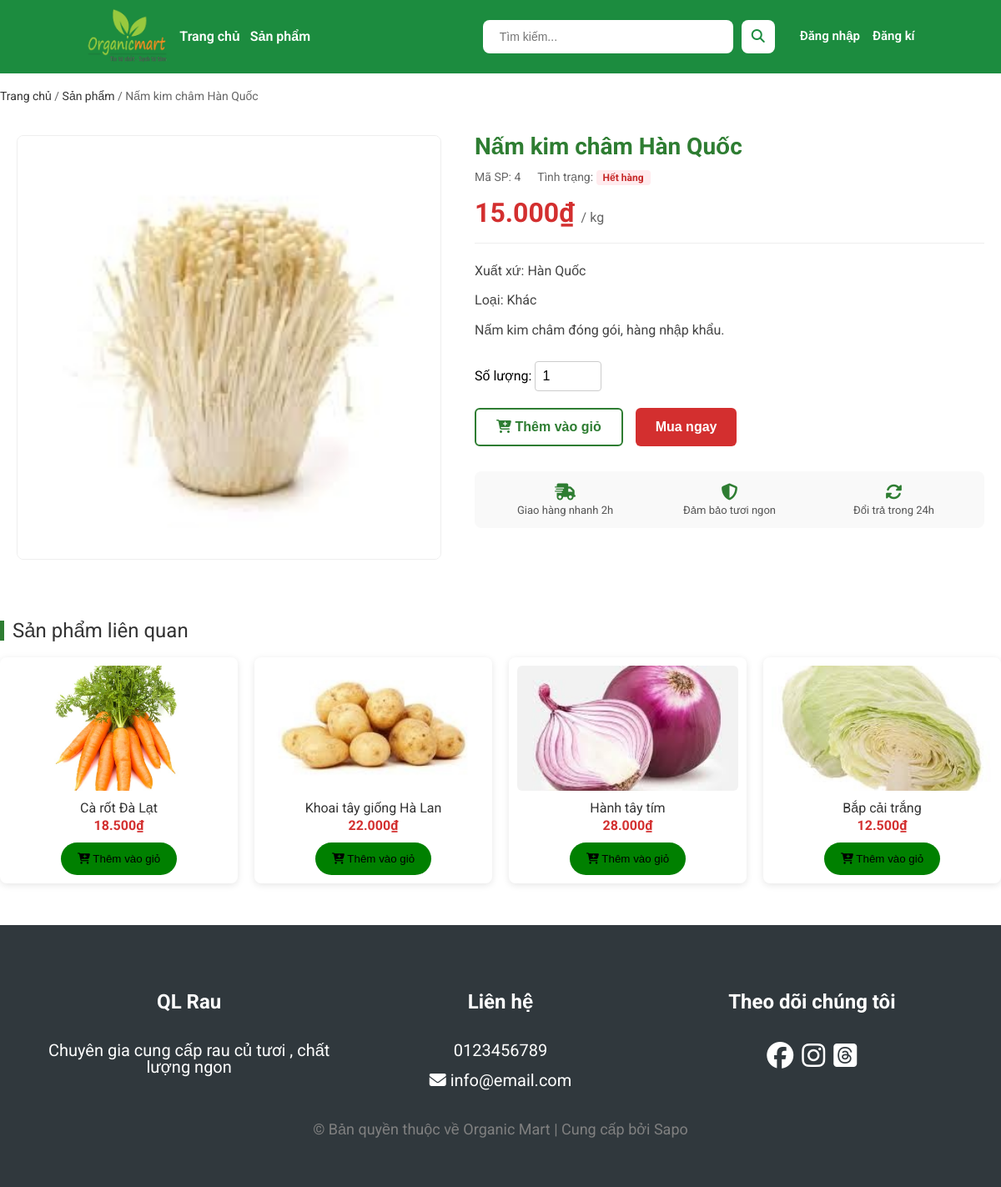
The page /productDetail.php?id=4 on the database its author committed.
### tables this page shows
create table if not EXISTS Products
(
    id int PRIMARY KEY AUTO_INCREMENT ,
    name varchar(50) UNIQUE NOT NULL ,
    type ENUM('rau_xanh', 'rau_qua', 'trai_cay') NOT NULL,
    status ENUM('con_hang','het_hang') NOT NULL,
    price double not null,
    image varchar(255) DEFAULT null,
    productDesc varchar(255), 
    nation varchar(255)
    
);

### productDetail.php (the view, shortened to what this page needs)
<?php
include('connect.php');
$id = intval($_GET['id']);
$sql = "SELECT * FROM Products WHERE id = $id";
$result = mysqli_query($conn, $sql);
$product = mysqli_fetch_assoc($result);
$type = $product['type'];
$sqlRelated = "SELECT * FROM Products WHERE type = '$type' AND id != $id LIMIT 4";
$resultRelated = mysqli_query($conn, $sqlRelated);
$typeText = '';
if ($product['type'] == 'rau_cu') $typeText = 'Rau củ';
elseif ($product['type'] == 'rau_qua') $typeText = 'Rau quả';
elseif ($product['type'] == 'trai_cay') $typeText = 'Trái cây';
else $typeText = 'Khác';
$statusText = ($product['status'] == 'con_hang') ? 'Còn hàng' : 'Hết hàng';
?>
<!DOCTYPE html>
<html lang="vi">
<head>
    <link rel="stylesheet" href="css/main.css">
    <link rel="stylesheet" href="css/productDetail.css">
</head>
<body>
    <?php include 'src/components/header.php'; ?>
    <div class="container">
        <div class="breadcrumb">
            <a href="index.php">Trang chủ</a> /
            <a href="products.php">Sản phẩm</a> /
            <span><?php echo $product['name']; ?></span>
        </div>
        <div class="product-detail-wrapper">
            <div class="detail-left">
                <div class="main-image">
                    <img src="./assets/images/product/<?php echo $product['image']; ?>"
                        alt="<?php echo $product['name']; ?>">
                </div>
            </div>
            <div class="detail-right">
                <h1 class="product-title"><?php echo $product['name']; ?></h1>
                <div class="product-meta">
                    <span class="meta-item">Mã SP: <strong><?php echo $product['id']; ?></strong></span>
                    <span class="meta-item">Tình trạng:
                        <span class="status-tag <?php echo $product['status']; ?>">
                            <?php echo $statusText; ?>
                        </span>
                    </span>
                </div>
                <div class="product-price">
                    <?php echo number_format($product['price'], 0, ',', '.'); ?>₫
                    <span class="unit">/ kg</span>
                </div>
                <div class="product-desc">
                    <p><strong>Xuất xứ:</strong> <?php echo $product['nation']; ?></p>
                    <p><strong>Loại:</strong> <?php echo $typeText; ?></p>
                    <p class="desc-content">
                        <?php echo $product['productDesc'] ? $product['productDesc'] : 'Đang cập nhật mô tả...'; ?>
                    </p>
                </div>
                <form action="cart.php" method="POST" class="add-cart-form">
                    <div class="quantity-control">
                        <label>Số lượng:</label>
                        <input type="number" name="quantity" value="1" min="1" max="100">
                    </div>
                    <div class="action-buttons">
                        <button type="submit" name="add_to_cart" class="btn-add-cart">
                            <i class="fa-solid fa-cart-plus"></i> Thêm vào giỏ
                        </button>
                        <button type="submit" name="add_to_cart" class="btn-buy-now"
                            onclick="this.form.action='cart.php?redirect=checkout'">
                            Mua ngay
                        </button>
                    </div>
                </form>
                <div class="policy-box">
                    <div class="policy-item">
                        <i class="fa-solid fa-truck-fast"></i>
                        <span>Giao hàng nhanh 2h</span>
                    </div>
                    <div class="policy-item">
                        <i class="fa-solid fa-shield-halved"></i>
                        <span>Đảm bảo tươi ngon</span>
                    </div>
                    <div class="policy-item">
                        <i class="fa-solid fa-rotate"></i>
                        <span>Đổi trả trong 24h</span>
                    </div>
                </div>
            </div>
        </div>
        <div class="related-products">
            <h2 class="section-title">Sản phẩm liên quan</h2>
            <div class="related-list">
                <?php while($row = mysqli_fetch_assoc($resultRelated)) { ?>
                <div class="related-item">
                    <a href="productDetail.php?id=<?php echo $row['id']; ?>" class="related-link">
                        <img src="./assets/images/product/<?php echo $row['image']; ?>"
                            alt="<?php echo $row['name']; ?>">
                        <h3><?php echo $row['name']; ?></h3>
                        <p class="price"><?php echo number_format($row['price'], 0, ',', '.'); ?>₫</p>
                    </a>
                    <form action="cart.php" method="POST" class="quick-add-form">
                        <button type="submit" name="add_to_cart" class="btn-quick-add">
                            <i class="fa-solid fa-cart-plus"></i> Thêm vào giỏ
                        </button>
                    </form>
                </div>
                <?php } ?>
            </div>
        </div>
    </div>
    <?php include 'src/components/footer.php'; ?>
</body>
</html>

### css/main.css (style rules this page uses)
* { margin: 0; padding: 0; box-sizing: border-box; }
body { font-family: "Roboto", sans-serif; }
.container { max-width: 1200px; margin: auto; }

### css/productDetail.css (style rules this page uses)
.breadcrumb { margin: 20px 0; font-size: 14px; color: #666; }
.breadcrumb a { text-decoration: none; color: #333; }
.product-detail-wrapper { display: flex; gap: 40px; margin-bottom: 50px; background: #fff; padding: 20px; border-radius: 8px; }
.detail-left { flex: 1; }
.main-image img { width: 100%; height: auto; border-radius: 8px; border: 1px solid #eee; object-fit: cover; }
.detail-right { flex: 1.2; }
.product-title { font-size: 28px; font-weight: bold; color: #2e7d32; margin-bottom: 15px; }
.product-meta { display: flex; gap: 20px; margin-bottom: 20px; font-size: 14px; color: #666; }
.status-tag { padding: 2px 8px; border-radius: 4px; font-size: 12px; font-weight: bold; }
.status-tag.het_hang { background-color: #ffebee; color: #c62828; }
.product-price { font-size: 32px; color: #d32f2f; font-weight: bold; margin-bottom: 20px; padding-bottom: 20px; border-bottom: 1px solid #eee; }
.product-price .unit { font-size: 16px; color: #666; font-weight: normal; }
.product-desc { margin-bottom: 25px; line-height: 1.6; color: #444; }
.product-desc p { margin-bottom: 10px; }
.quantity-control { margin-bottom: 20px; }
.quantity-control input { padding: 8px; width: 80px; border: 1px solid #ccc; border-radius: 4px; font-size: 16px; }
.action-buttons { display: flex; gap: 15px; }
.btn-add-cart, .btn-buy-now { padding: 12px 24px; font-size: 16px; font-weight: bold; border: none; border-radius: 6px; cursor: pointer; transition: 0.3s; }
.btn-add-cart { background-color: #fff; border: 2px solid #2e7d32; color: #2e7d32; }
.btn-buy-now { background-color: #d32f2f; color: white; }
.policy-box { margin-top: 30px; display: grid; grid-template-columns: 1fr 1fr 1fr; gap: 10px; background: #f9f9f9; padding: 15px; border-radius: 8px; }
.policy-item { display: flex; flex-direction: column; align-items: center; text-align: center; gap: 5px; font-size: 13px; color: #555; }
.policy-item i { font-size: 20px; color: #2e7d32; }
.related-products { margin-top: 50px; margin-bottom: 50px; }
.section-title { font-size: 24px; color: #333; margin-bottom: 20px; border-left: 5px solid #2e7d32; padding-left: 10px; }
.related-list { display: grid; grid-template-columns: repeat(4, 1fr); gap: 20px; }
.related-item { background: #fff; padding: 10px; border-radius: 8px; box-shadow: 0 2px 8px rgba(0, 0, 0, 0.1); transition: transform 0.2s; text-align: center; }
.related-item a { text-decoration: none; color: inherit; }
.related-item img { width: 100%; height: 150px; object-fit: cover; border-radius: 6px; margin-bottom: 10px; }
.related-item h3 { font-size: 16px; margin-bottom: 5px; color: #333; }
.related-item .price { color: #d32f2f; font-weight: bold; }

### productDetail.php (style rules this page uses)
.related-products .btn-quick-add { background-color: green; padding: 12px 20px; margin-top: 12px; border: none; border-radius: 20px; font-szie: 20px; }

### rows shown on the page
products: name "Nấm kim châm Hàn Quốc", image (picture), id "4", status "Hết hàng", price "15.000", nation "Hàn Quốc", type "Khác", productDesc "Nấm kim châm đóng gói, hàng nhập khẩu."
products: image (picture), name "Cà rốt Đà Lạt", price "18.500"
products: image (picture), name "Khoai tây giống Hà Lan", price "22.000"
products: image (picture), name "Hành tây tím", price "28.000"
products: image (picture), name "Bắp cải trắng", price "12.500"
